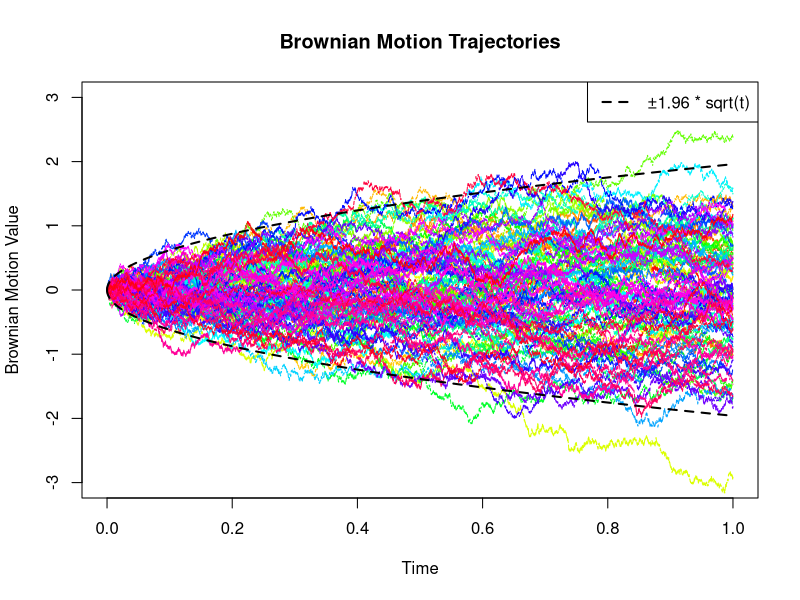

Generate this figure with R: (Note: this script raises an error after producing the figure.)
#rm(list=ls())

# Question 1

simulate_brownian=function(gaussian_vector){
  n <- length(gaussian_vector)
  cumulative_sum <- c(0, cumsum(gaussian_vector))
  W <- (1/sqrt(n)) * cumulative_sum
  return(W)
}

simulate_trajectories=function(n_trajectories, n, graph = FALSE,  plot_cone = TRUE){
  #gaussian_matrix <- replicate(n_trajectories, rnorm(n, 0,1))
  gaussian_matrix <- matrix(rnorm(n * n_trajectories, 0, 1), nrow = n)
  brownian_trajectories <- apply(gaussian_matrix, 2, simulate_brownian)
  if (graph == TRUE){
    colors <- rainbow(n_trajectories)
    time_points <- seq(0, 1, length.out = n + 1)
    
    matplot(seq(0, 1, length.out = n + 1), brownian_trajectories, type = "l", xlab = "Time", ylab = "Brownian Motion Value",
            main = "Brownian Motion Trajectories", col = colors, ylim = c(-3, 3))
    upper_cone <- 1.96 * sqrt(time_points)
    lower_cone <- -upper_cone
    lines(time_points, upper_cone, col = "black", lty = 2, lwd = 2)
    lines(time_points, lower_cone, col = "black", lty = 2, lwd = 2)
    legend("topright", legend = c("±1.96 * sqrt(t)"), col = "black", lty = 2, lwd = 2)
    
  }
}

# Example of Brownian trajectories simulation

n <- 10000
n_trajectories <- 100
t=proc.time()
simulate_trajectories(n_trajectories, n, TRUE)
proc.time()-t

simulate_risky_asset=function(brownians, r, sigma){
  n <- length(brownians)
  index <- 2:n
  S <- exp((r-(sigma^2)/2)*index/n + sigma*brownians[index])
  return(S)
}

simulate_mutiple_risky_assets <- function(r, sigma, brownian_matrix) {
  S <- apply(brownian_matrix, 2, function(column) {
    monte_carlo_init <- simulate_risky_asset(column, r, sigma)
  })
  return(S)
}

positive_part <- function(vector) {
  vector[vector < 0] <- 0
  return(vector)
}

classic_MC_estimator=function(S, K) {
  prices <- apply(S, 2, function(column) {
    monte_carlo_init <- mean(column) - K
    positive_part(monte_carlo_init)
  })
  return(c(mean(prices),var(prices)/length(prices))) 
}

# Example of implementation to calculate G

# r <- 0
# sigma <- 1/4
# K <- 1
# n_trajectories <- 10000
# n <- 100
# t=proc.time()
# 
# brownian_matrix <- simulate_trajectories(n_trajectories, n)
# S <- simulate_mutiple_risky_assets(r, sigma, brownian_matrix)
# 
# G_estimate <- classic_MC_estimator(S, K)
# print(G_estimate)
# proc.time()-t

##############################################################################################################################
##############################################################################################################################
##############################################################################################################################

# Question 2 

antithetic_estimator=function(brownian_matrix, K, r, sigma){
  results_monte_carlo <- apply(brownian_matrix, 2, function(column) {
    monte_carlo_init_one <- mean(simulate_risky_asset(column, r, sigma)) - K
    monte_carlo_init_two <- mean(simulate_risky_asset(-column, r, sigma)) - K
    (positive_part(monte_carlo_init_one) + positive_part(monte_carlo_init_two))/2
  })
  return(c(mean(results_monte_carlo),var(results_monte_carlo)/length(results_monte_carlo))) #/length(results_monte_carlo)
}

# Example of implementation

# r <- 0
# sigma <- 1/4
# K <- 1
# n_trajectories <- 10000
# n <- 100
# t=proc.time()
# 
# brownian_matrix <- simulate_trajectories(n_trajectories, n)
# 
# G_estimate_bis <- antithetic_estimator(brownian_matrix, K, r, sigma)
# print(G_estimate_bis)
# proc.time()-t

##############################################################################################################################
##############################################################################################################################
##############################################################################################################################

# Question 3

control_variable=function(prices, K){
  n <- length(prices)
  return((prod(prices))^(1/n) - K)
}

simulate_control_variables <- function(K, S) {
  control_variables <- apply(S, 2, function(column) {
    monte_carlo_init <- control_variable(column, K)
    positive_part(monte_carlo_init)
  })
  return(remove_Inf_elements(control_variables))
}

remove_Inf_elements=function(prices){
  index_Inf <- which(prices == Inf)
  if (length(index_Inf) > 0) {
    prices <- prices[-index_Inf]
  }
  return(prices)
}

simulate_Gs <- function(K, S) {
  Gs <- apply(S, 2, function(column) {
    monte_carlo_init <- mean(column) - K
    positive_part(monte_carlo_init)
  })
  return(Gs)
}

estimate_bstar=function(Gs, control_variables){
  numerator <- sum((Gs - mean(Gs))*(control_variables - mean(control_variables)))
  denominator <- sum((control_variables - mean(control_variables))^2)
  b <- -numerator/denominator
  return(b)
}

expectation_control_variable=function(n){
  alpha <- sqrt(((n+1)*(2*n + 1))/6)
  sigma <- 1/4
  return(exp(-(sigma^2)*(n+1)/(4*n) + ((alpha^2)*sigma^2)/(2*n^2))*pnorm(-sigma*(n+1)/(4*alpha) + (sigma*alpha)/n) - (1 - pnorm(sigma*(n+1)/(4*alpha))))
}

control_variable_estimator=function(S, K, n_zero, n){
  control_variables <- simulate_control_variables(K, S)
  Gs <- simulate_Gs(K, S)[1:length(control_variables)]
  #print(cor(Gs, control_variables))
  b <- estimate_bstar(Gs[1:n_zero], control_variables[1:n_zero])
  estimate <- Gs + b*(control_variables - expectation_control_variable(n)) #mean(control_variables)
  return(c(mean(estimate),var(estimate)/length(estimate))) #/length(estimate)
}

# Example of implementation

# r <- 0
# sigma <- 1/4
# K <- 1
# n_trajectories <- 10000
# n <- 100
# n_zero <- 200
# t=proc.time()
# 
# brownian_matrix <- simulate_trajectories(n_trajectories, n)
# S <- simulate_mutiple_risky_assets(r, sigma, brownian_matrix)
# 
# G_estimate_ter <- control_variable_estimator(S, K, n_zero, n)
# print(G_estimate_ter)
# proc.time()-t

##############################################################################################################################
##############################################################################################################################
##############################################################################################################################

# Recap 

r <- 0
sigma <- 1/4
K <- 1
n_trajectories <- 10000
n <- 1000
n_zero <- 200
t=proc.time()

brownian_matrix <- simulate_trajectories(n_trajectories, n)
S <- simulate_mutiple_risky_assets(r, sigma, brownian_matrix)

#Estimations
G_estimate <- classic_MC_estimator(S, K)
G_estimate_bis <- antithetic_estimator(brownian_matrix, K, r, sigma)
G_estimate_ter <- control_variable_estimator(S, K, n_zero, n)

#Results
print(G_estimate)
print(G_estimate_bis)
print(G_estimate_ter)

#Gains
((G_estimate_bis[2] - G_estimate[2])/G_estimate[2])*100
((G_estimate_ter[2] - G_estimate[2])/G_estimate[2])*100

proc.time()-t

##############################################################################################################################
##############################################################################################################################
##############################################################################################################################

# Question 4

# Function to calculate z(y) and S(y)
zS_vectors <- function(y, n, sigma = 1/4, K = 1) {
  d_t = 1/n
  z_vector <- numeric(n)
  z_vector[1] <- (sigma*sqrt(d_t)*(y+K))/y
  
  S_vector <- numeric(n)
  S_vector[1] <- exp((-(d_t*sigma^2))/2 + sigma*sqrt(d_t)*z_vector[1])
  
  for (j in 2:n) {
    z_vector[j] <- z_vector[j-1] - (sigma*sqrt(d_t)*S_vector[j-1])/(n*y)
    S_vector[j] <- exp((-(d_t*sigma^2))/2 + sigma*sqrt(d_t)*sum(z_vector[1:j]))
  }
  return(c(mean(S_vector), z_vector))
}

#Bisection method
bisection_method <- function(n, sigma, K, tol = 1e-6, max_iter = 100) {
  a <- 0.01  # Lower bound
  b <- 0.5 # Upper bound 
  
  # Bisection algorithm
  for (iter in 1:max_iter) {
    c <- (a + b) / 2
    S_c <- zS_vectors(c, n, sigma, K)[1] - K - c
    
    # Check if the solution is found
    if (abs(S_c) < tol) {
      cat("Converged after", iter, "iterations.\n")
      return(c)
    }
    
    # Update the interval
    if (S_c * (zS_vectors(a, n, sigma, K)[1] - K - a) < 0) {
      b <- c
    } else {
      a <- c
    }
  }
  
  # Return the best guess if the maximum number of iterations is reached
  warning("Maximum number of iterations reached.")
  return(c)
}

custom_function <- function(col1, col2, mu, K = 1) {
  monte_carlo_init <- mean(col1) - K
  result <- positive_part(monte_carlo_init) * exp(-(mu %*% col2)-((mu%*%mu)/2))
  return(result)
}

IS_MC_estimator=function(n_trajectories, n, mu, K = 1, sigma = 1/4) {
  gaussian_matrix_IS <- matrix(rnorm(n * n_trajectories, 0, 1), nrow = n)
  brownian_matrix_IS <- apply(gaussian_matrix_IS + mu, 2, simulate_brownian)

  S <- simulate_mutiple_risky_assets(0, sigma, brownian_matrix_IS)
  
  IS <- numeric(n_trajectories)
  for (i in 1:n_trajectories){
    IS[i] = custom_function(S[, i], gaussian_matrix_IS[, i], mu)
  }
  
  return(c(mean(IS),var(IS)/length(IS)))
}

# Example of implementation

#Choice of the interval used in bisection method
K <- 1
sigma <- 1/4
n <- 100
n_trajectories <- 10000
t=proc.time()
y_values <- seq(-0.5, 0.5, length.out = 100)
z_values <- sapply(y_values, function(y) {zS_vectors(y, n = 100, sigma = 0.25, K = 1)[1] - y - 1})
plot(y_values, z_values, type = "l", col = "blue", lwd = 2, xlab = "y", ylab = "zS_vectors(y)", main = "Plot of zS_vectors(y)")

abline(h = 0, col = "gray", lty = 2)
# Answer : we take the interval [0.01, 0.5]. a=0.01, b=0.5

# Importance sampling

# - Finding the solution of the equation and computing mu
sol <- bisection_method(n, sigma, K = 1)
mu <- zS_vectors(sol, n, sigma, K)[2:(n+1)]
#cat("Solution:", mu, "\n")

# - Estimating G using the importance sampling method

G_estimate_IS <- IS_MC_estimator(n_trajectories, n, mu, K)
print(G_estimate_IS)
proc.time()-t

##############################################################################################################################
##############################################################################################################################
##############################################################################################################################

#Plots

r <- 0
sigma <- 1/4
K <- 1
n <- 100
n_zero <- 200
trajectory_steps <- seq(500, 10000, by=500)

# Initialize vectors to store the variances
variances_classic <- numeric(length(trajectory_steps))
variances_antithetic <- numeric(length(trajectory_steps))
variances_control <- numeric(length(trajectory_steps))
variances_IS <- numeric(length(trajectory_steps))

for (i in seq_along(trajectory_steps)) {
  n_trajectories <- trajectory_steps[i]
  
  brownian_matrix <- simulate_trajectories(n_trajectories, n)
  S <- simulate_mutiple_risky_assets(r, sigma, brownian_matrix)
  
  # Classic Monte Carlo estimator
  G_estimate <- classic_MC_estimator(S, K)
  variances_classic[i] <- G_estimate[2] 
  
  # Antithetic estimator
  G_estimate_bis <- antithetic_estimator(brownian_matrix, K, r, sigma)
  variances_antithetic[i] <- G_estimate_bis[2] 
  
  # Control variable estimator
  G_estimate_ter <- control_variable_estimator(S, K, n_zero, n)
  variances_control[i] <- G_estimate_ter[2] 
  
  # Importance sampling estimator
  G_estimate_IS <- IS_MC_estimator(n_trajectories, n, mu, K)
  variances_IS[i] <- G_estimate_IS[2] 
}

# Plotting the convergence
plot(trajectory_steps, variances_classic, type="l", col="red", xlab="Number of Trajectories", ylab="Variance of Estimator", main="Convergence of Estimators", ylim=c(min(c(variances_classic, variances_antithetic, variances_control, variances_IS)), 
                                                                                                                                                                     max(c(variances_classic, variances_antithetic, variances_control, variances_IS))))
lines(trajectory_steps, variances_antithetic, col="blue")
lines(trajectory_steps, variances_control, col="green")
lines(trajectory_steps, variances_IS, col="purple")

legend("topright", legend=c("Classic MC", "Antithetic", "Control Variable", "Importance Sampling"), col=c("red", "blue", "green", "purple"), lty=1)






